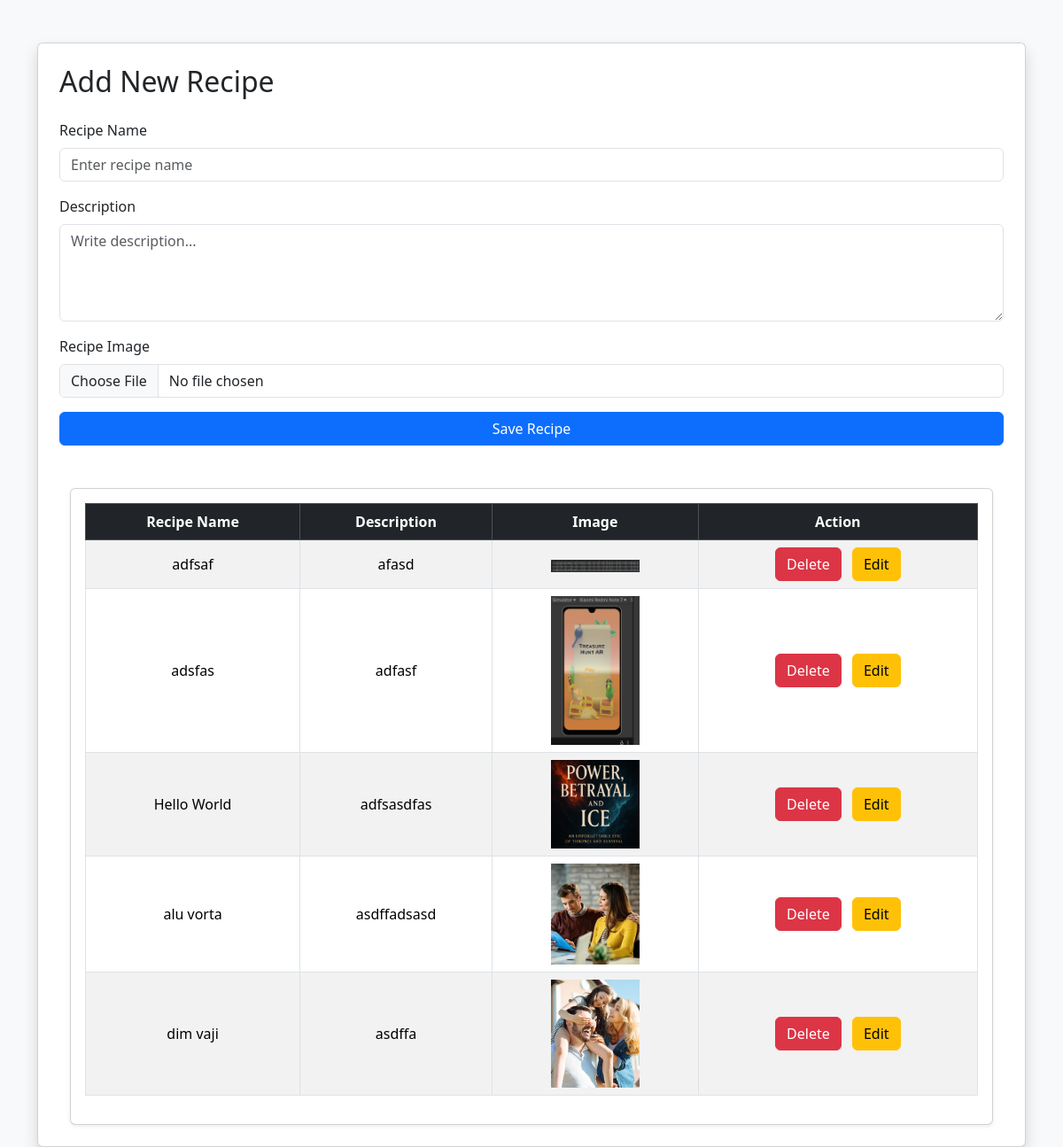
The app's page /recipe/, older data.
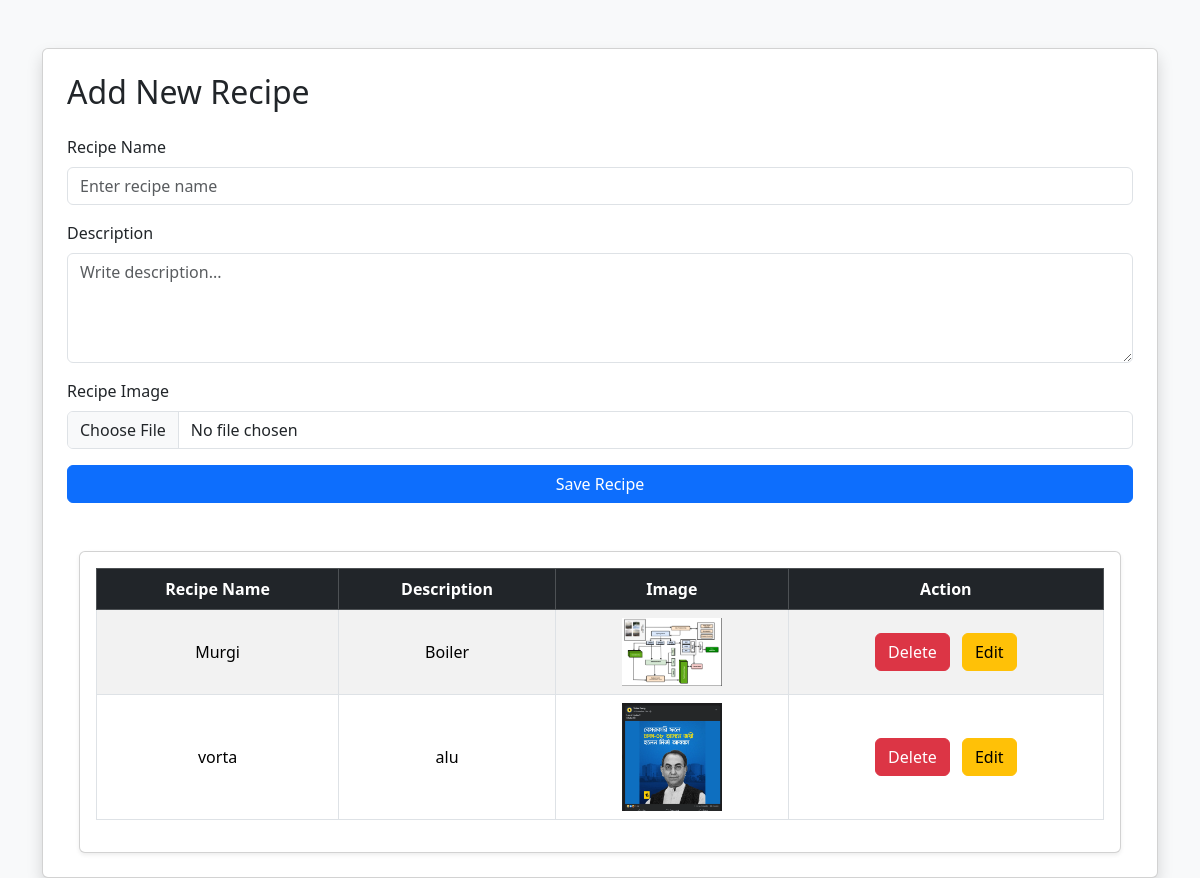
The same page, newer data.
### vege/models.py (models this page shows)
class Recipe(models.Model):
    user = models.ForeignKey(User, on_delete=models.SET_NULL, null=True, blank=True)
    recipe_name = models.CharField(max_length=50)
    desc = models.TextField()
    image = models.ImageField(upload_to='recipe')

### vege/views.py (the view, shortened to what this page needs)
# urls.py: path("recipe/", recipe, name="recipe"),
def recipe(request):
    recipes = Recipe.objects.all()
    return render(request, "recipe.html", {"recipes": recipes})

### vege/templates/recipe.html (shortened to what this page needs)
<!doctype html>
<html lang="en">
  <head>
    <link
      href="https://cdn.jsdelivr.net/npm/bootstrap@5.3.3/dist/css/bootstrap.min.css"
      rel="stylesheet"
    />
  </head>
  <body class="bg-light">
    <div class="container mt-5">
      <div class="card shadow p-4">
        <h2 class="mb-4">Add New Recipe</h2>
        <form method="POST" enctype="multipart/form-data">
          <div class="mb-3">
            <label class="form-label">Recipe Name</label>
            <input
              type="text"
              name="recipe_name"
              class="form-control"
              placeholder="Enter recipe name"
              required
            />
          </div>
          <div class="mb-3">
            <label class="form-label">Description</label>
            <textarea
              name="desc"
              class="form-control"
              rows="4"
              placeholder="Write description..."
              required
            ></textarea>
          </div>
          <div class="mb-3">
            <label class="form-label">Recipe Image</label>
            <input
              type="file"
              name="image"
              class="form-control"
              accept="image/*"
              required
            />
          </div>
          <button type="submit" class="btn btn-primary w-100">
            Save Recipe
          </button>
        </form>
        <div class="container mt-5">
          <div class="card shadow-sm p-3">
            <table
              class="table table-striped table-hover table-bordered text-center align-middle"
            >
              <thead class="table-dark">
                <tr>
                  <th>Recipe Name</th>
                  <th>Description</th>
                  <th>Image</th>
                  <th>Action</th>
                </tr>
              </thead>
              <tbody>
                {% for r in recipes %}
                <tr>
                  <td>{{ r.recipe_name }}</td>
                  <td>{{ r.desc }}</td>
                  <td>
                    <img src="{{ r.image.url }}" width="100" />
                  </td>
                  <td>
                    <a
                      href="/delete_recipe/{{ r.id }}/"
                      class="btn btn-danger me-2"
                      >Delete</a
                    >
                    <a href="/update_recipe/{{ r.id }}/" class="btn btn-warning"
                      >Edit</a
                    >
                  </td>
                </tr>
                {% endfor %}
              </tbody>
            </table>
          </div>
        </div>
      </div>
    </div>
  </body>
</html>

Row changes from the older to the newer data that the page shows:
removed Recipe: recipe_name "adfsaf", desc "afasd", image (picture)
removed Recipe: recipe_name "adsfas", desc "adfasf", image (picture)
removed Recipe: recipe_name "Hello World", desc "adfsasdfas", image (picture)
removed Recipe: recipe_name "alu vorta", desc "asdffadsasd", image (picture)
removed Recipe: recipe_name "dim vaji", desc "asdffa", image (picture)
added Recipe: recipe_name "Murgi", desc "Boiler", image (picture)
added Recipe: recipe_name "vorta", desc "alu", image (picture)
